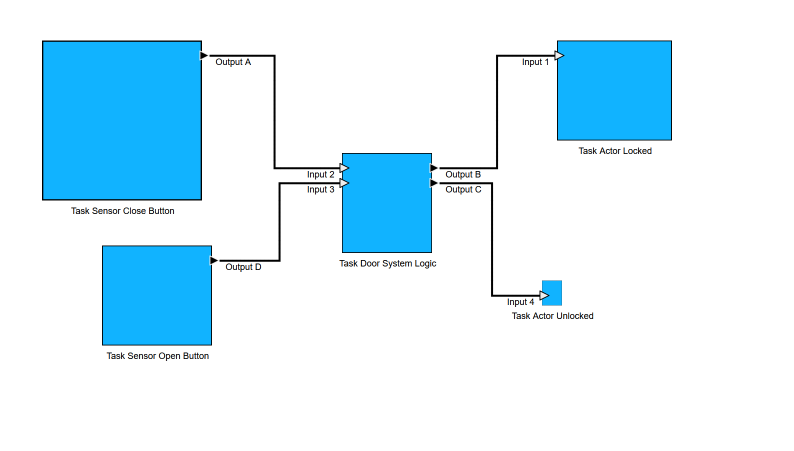
#> input picture door_system_after_preprocessing_big_padding.png, 1588 x 901 px (shown at 1/2 size)
$ jupyter execute edge_detection.ipynb   (older library calls are emulated)
#> lines starting #> are read from the running program, lines starting #| are printed output that depends on the picture; after the words box and inside, x2 and y2 are one past the last pixel; in counts of white or black regions, pixels touching at a corner belong together
# Edge Detection
Detect Signals in OAAM Functions Layer. Outputs polylines describing the connections.

Conceptionally similar to scalable vertex detection.

Tailored on the functions editor. Should be generalizable with medium effort. Expects vertical or horizontal line segments. Does not yet support crossings or other crossing solutions. Not tested for lines close to each other. Does not support diagonal lines, currently not a thing. Would be interesting with probabilistic Hough Trafo, but would probably need to subtract all other matches from the result.

Maybe switch to template matching (with kind of same kernel/template).

[cell 1]
import cv2
import numpy as np
from matplotlib import pyplot as plt
import plotly.graph_objects as go

## Input

[cell 2]
# Define the paths
# target_image_path = 'screenshot-3-tasks.PNG'
# target_image_path = 'door_system.png'
target_image_path = 'door_system_after_preprocessing_big_padding.png' # version 2 for paper with scaled vertex
# target_image_path = 'door_system_after_preprocessing_big.png' # for other images
# target_image_path = 'system.png'

target_img = cv2.imread(target_image_path)
#> target_img is the input picture: shape (901, 1588, 3); mean B, G, R 251.2, 239.4, 214.3

#### Visualization of Input

[cell 3]
# Draw target image
fig, ax = plt.subplots(1, 1, figsize=(5, 5))
ax.imshow(cv2.cvtColor(target_img, cv2.COLOR_BGR2RGB))
ax.set_title('Target Image')
plt.show()

## Grayscale
Grayscale is enough here. Kernel methods are not really for multi channel images.

[cell 4]
# Convert to grayscale
target_gray = cv2.cvtColor(target_img, cv2.COLOR_BGR2GRAY)
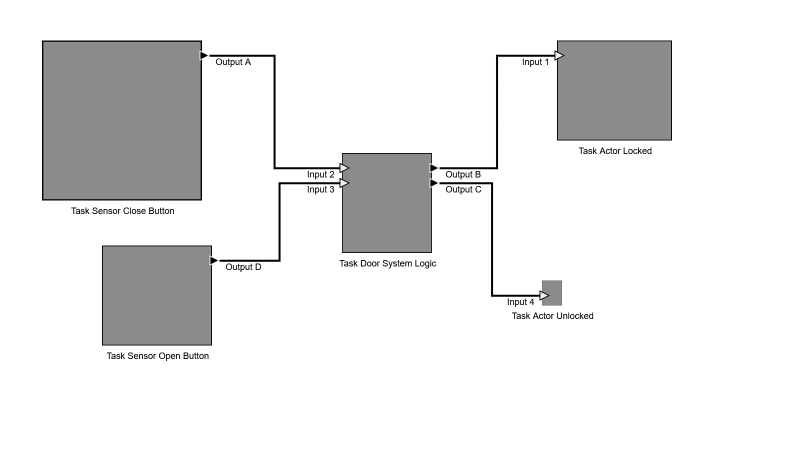
#> target_gray: shape (901, 1588) (shown at 1/2 size); min 0, max 255, mean 233.2

#### Visualize Grayscale

[cell 5]
# Draw it
fig, ax = plt.subplots(1, 1, figsize=(5, 5))
ax.imshow(target_gray, cmap='gray')
plt.show()

## Kernel / Custom Filter

#### Kernel Custom Line Detection Kernel
idea for later: search for many thicknesses of lines

[cell 6]
# Define custom kernels
kernel_vertical = np.tile(np.array([[1, 1, 0, -1, -1, -1, -1, 0, 1, 1]], dtype=np.float32), (5, 1))
kernel_horizontal = np.transpose(kernel_vertical)

[cell 7]
# Draw the kernel
plt.imshow(kernel_horizontal, cmap='gray')
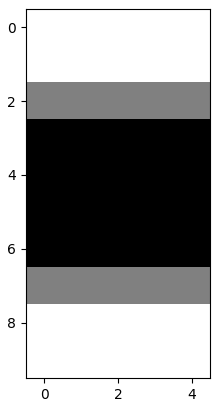
#> figure drawn by matplotlib, 1 panel

#### Kerneling

[cell 8]
# Apply custom filter
result_filter_ver = cv2.filter2D(target_gray, cv2.CV_32F, kernel_vertical)
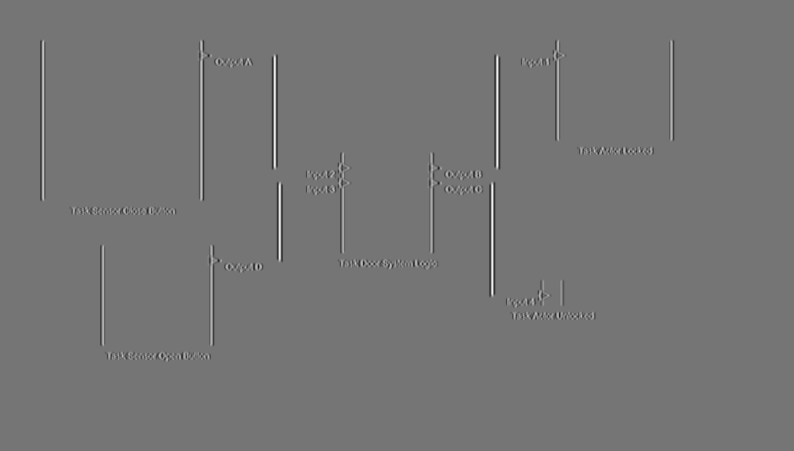
#> result_filter_ver: shape (901, 1588) float32 (shown at 1/2 size); min -4217, max 4944, mean 0; drawn with min black and max white
result_filter_hor = cv2.filter2D(target_gray, cv2.CV_32F, kernel_horizontal)
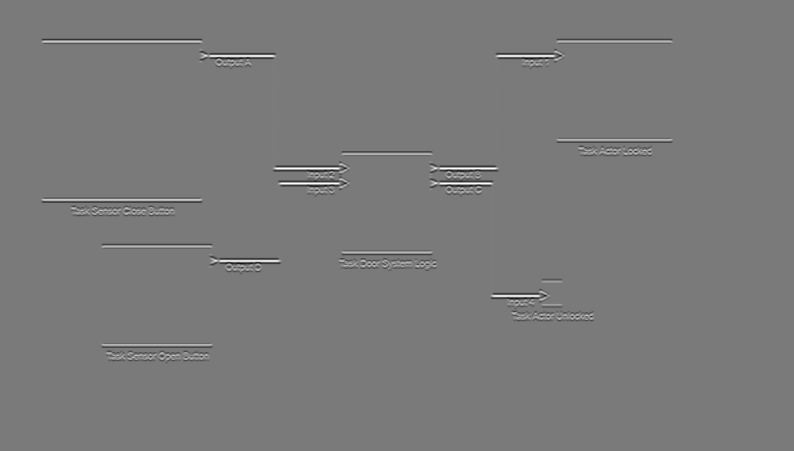
#> result_filter_hor: shape (901, 1588) float32 (shown at 1/2 size); min -4179, max 4498, mean 0; drawn with min black and max white

#### Visualize Kernel Results

[cell 9]
# Draw the horizontal and vertical edges
fig, ax = plt.subplots(1, 2, figsize=(20, 10))
ax[0].imshow(result_filter_hor, cmap='inferno')
ax[0].set_title('Horizontal Edges')
ax[1].imshow(result_filter_ver, cmap='inferno')
ax[1].set_title('Vertical Edges')
plt.show()

#### Visualization of Filter over Target Image

[cell 10]
# Overlay both heatmaps on the target image
fig, ax = plt.subplots(1, 2, figsize=(20, 10))
ax[0].imshow(cv2.cvtColor(target_img, cv2.COLOR_BGR2RGB))
ax[0].imshow(result_filter_hor, cmap='inferno', alpha=0.9)
ax[0].set_title('Horizontal Edges')
ax[1].imshow(cv2.cvtColor(target_img, cv2.COLOR_BGR2RGB))
ax[1].imshow(result_filter_ver, cmap='inferno', alpha=0.9)
ax[1].set_title('Vertical Edges')
plt.show()

#### Histogram

[cell 11]
# Draw a logarithmic histogram of vertical edges
plt.hist(result_filter_ver.ravel(), bins=256, log=True)
plt.title('Logarithmic Histogram of Vertical Line Segements Pixels')
plt.show()

#### Visualization of Custom Filter 3D with plotly

[cell 12]
activate_plotly = False
if activate_plotly:
    # Create a 3D surface plot of the vertical edges
    fig = go.Figure(data=[go.Surface(z=result_filter_ver)])
    # fig = go.Figure(data=[go.Surface(z=result_filter_hor)])  # Horizontal edges
    fig.update_layout(
        title='3D Surface Plot of Vertical Edges',
        height=1500,
        scene=dict(
            yaxis = dict(autorange='reversed'),
            )
        )
    fig.show()

#### Visualization of Custom Filter 3D with plotly with screenshot for paper

[cell 13]
template_matching_result = result_filter_hor.copy()

# target image
activate_plotly = False
if activate_plotly:
  fig = go.Figure()

  # Layer 1: 3D Plot of Heatmap
  fig.add_trace(go.Surface(
    z = template_matching_result,
    showscale = False
  ))

  # Layer 2: 2D Plot of Target Image at 1000
  z_image = np.ones_like(target_gray) * 1000
  fig.add_trace(go.Surface(
    z = z_image,
    showscale = False,
    # opacity = 0.5,
    surfacecolor = target_gray,
    colorscale = 'gray',
  ))

  fig.update_layout(title='Heatmap Custom Filter Vertical Edges',
                    scene=dict(
                    yaxis=dict(autorange='reversed')
                    ),
                    height=1500,
                    scene_aspectratio=dict(x=2, y=1, z=0.2),
                    )

  fig.show()

#### Normalizing to 8 Bit

[cell 14]
# Normalize to 0-255 and convert to uint8
result_filter_ver_norm = cv2.normalize(result_filter_ver, None, 0, 255, cv2.NORM_MINMAX, cv2.CV_8U)
result_filter_hor_norm = cv2.normalize(result_filter_hor, None, 0, 255, cv2.NORM_MINMAX, cv2.CV_8U)

#### Check Histogram

[cell 15]
# plot the histogram of the normalized vertical edges, log scale
plt.hist(result_filter_ver_norm.ravel(), 256, log=True)
plt.show()
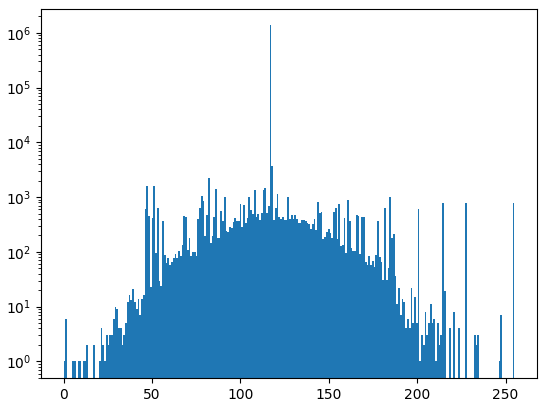
#> figure drawn by matplotlib, 1 panel; tallest bar 1367045 high, from x = 116.5 to 117.5
# histogram looks like above, but with other scale -> what we want

#### 8Bit 3D Plot Plotly

[cell 16]
activate_plotly = False
if activate_plotly:
    # Create a 3D surface plot of the vertical edges
    fig = go.Figure(data=[go.Surface(z=result_filter_ver_norm)])
    # fig = go.Figure(data=[go.Surface(z=result_filter_hor_norm)])  # Horizontal edges
    fig.update_layout(
        title='3D Surface Plot of Vertical Edges, Normalized 8Bit',
        height=1500,
        scene=dict(
            yaxis = dict(autorange='reversed'),
            )
        )
    fig.show()

#### Thresholding

[cell 17]
threshold = 230
_, result_filter_ver_thresh = cv2.threshold(result_filter_ver_norm, threshold, 255, cv2.THRESH_BINARY)
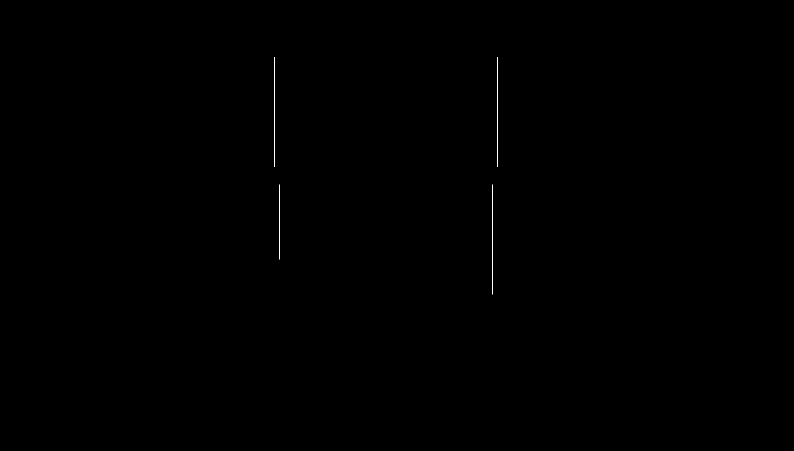
#> result_filter_ver_thresh: shape (901, 1588) (shown at 1/2 size); 0.06% white in thin lines or dots, all inside (x1, y1, x2, y2) = (549, 114, 995, 589)
_, result_filter_hor_thresh = cv2.threshold(result_filter_hor_norm, threshold, 255, cv2.THRESH_BINARY)
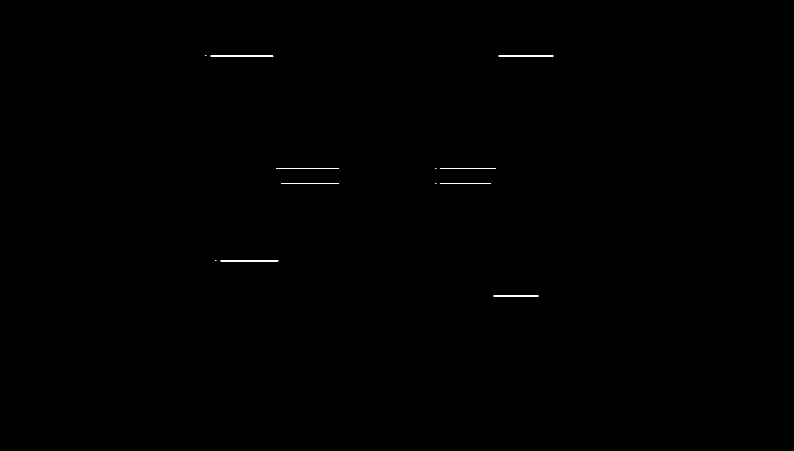
#> result_filter_hor_thresh: shape (901, 1588) (shown at 1/2 size); 0.13% white in thin lines or dots, all inside (x1, y1, x2, y2) = (410, 111, 1107, 593)

#### Visualize Thresholding

[cell 18]
# Draw the thresholded images next to each other
fig, ax = plt.subplots(1, 2, figsize=(20, 10))
ax[0].imshow(result_filter_ver_thresh, cmap='inferno')
ax[0].set_title('Thresholded Vertical Edges')
ax[1].imshow(result_filter_hor_thresh, cmap='inferno')
ax[1].set_title('Thresholded Horizontal Edges')
plt.show()

# it is a binary image, even if it does not look like this!!!

# Draw a logarithmic histogram of thresholded vertical edges
plt.hist(result_filter_ver_thresh.ravel(), bins=256, log=True)
plt.title('Logarithmic Histogram of Thresholded Vertical Edges')
plt.show()
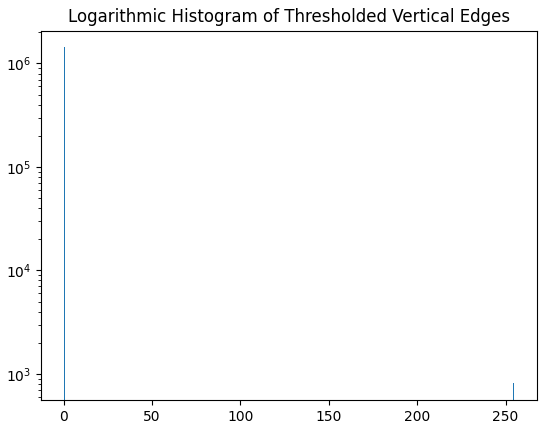
#> figure drawn by matplotlib, 1 panel; tallest bar 1429978 high, from x = 0 to 0.996

### 2D with Plotly

[cell 19]
# plot vertical thresholded 8Bit edges 2D plotly
activate_plotly = False
if activate_plotly:
    fig = go.Figure()

    # Only Layer: Heatmap
    fig.add_trace(go.Heatmap(
        z = result_filter_hor_thresh,
        colorscale = 'inferno',
        showscale = False
    ))

    fig.update_layout(title='Thresholded Vertical Edges 8Bit',
                        height=1200,
                        yaxis=dict(autorange='reversed'),
                        )
    fig.show()

## Combine Horizontal + Vertical

[cell 20]
# Superposition thresholded vertical edges and horizontal edges
hv_edges_thresh = result_filter_ver_thresh + result_filter_hor_thresh
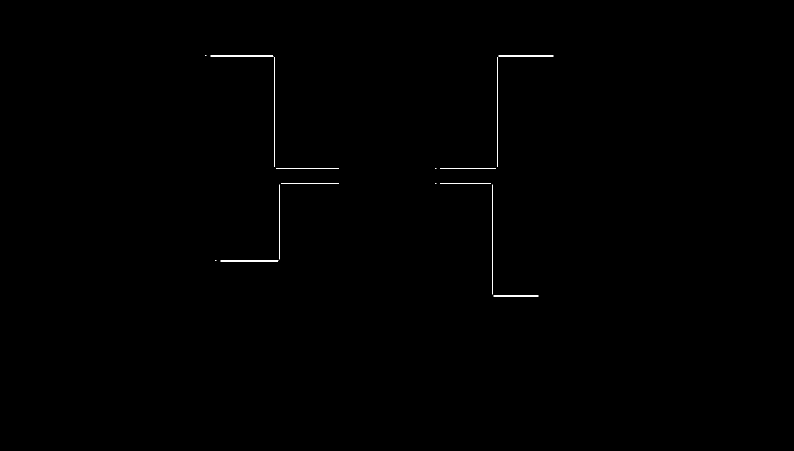
#> hv_edges_thresh: shape (901, 1588) (shown at 1/2 size); 0.18% white in thin lines or dots, all inside (x1, y1, x2, y2) = (410, 111, 1107, 593)

#### Draw Horizontal and Vertical Edges Together

[cell 21]
# Draw the sum
fig, ax = plt.subplots(1, 1, figsize=(10, 10))
ax.imshow(hv_edges_thresh, cmap='inferno')
# again, it is a binary image, even if it does not look like this!!!
ax.set_title('Thresholded Horizontal and Vertical Edges')
plt.show()

#### Overlay on Target Image

[cell 22]
# Overlay the heatmap on the original image
fig, ax = plt.subplots(1, 1, figsize=(15, 15))
ax.imshow(cv2.cvtColor(target_img, cv2.COLOR_BGR2RGB))
ax.imshow(hv_edges_thresh, cmap='inferno', alpha=0.8, interpolation='nearest')  # `alpha` controls the transparency.
plt.title('Thresholded Horizontal and Vertical Edges, Overlayed on Target Image')
plt.show()

#### 2D big Xes on Target Image

[cell 23]
# plot over the target image the hv_edges_thresh. For every that is not 0, plot a big red X

# Draw the target image as a background
fig, ax = plt.subplots(1, 1, figsize=(15, 15))
ax.imshow(cv2.cvtColor(target_img, cv2.COLOR_BGR2RGB))

# Get the coordinates of the non-zero pixels
nonzero_coords = np.argwhere(hv_edges_thresh) # argwhere searches for non-zero elements
#> nonzero_coords = 2606 pairs, first value 111 to 592, second value 410 to 1106

# Plot a big red X for each non-zero pixel
for y, x in nonzero_coords:
    ax.plot(x, y, 'rx', markersize=10)
#> this loop made 2606 passes
#> x on passes 1 to 3: 410, 411, 412

plt.title('Target Image with Detected Edges')
plt.show()
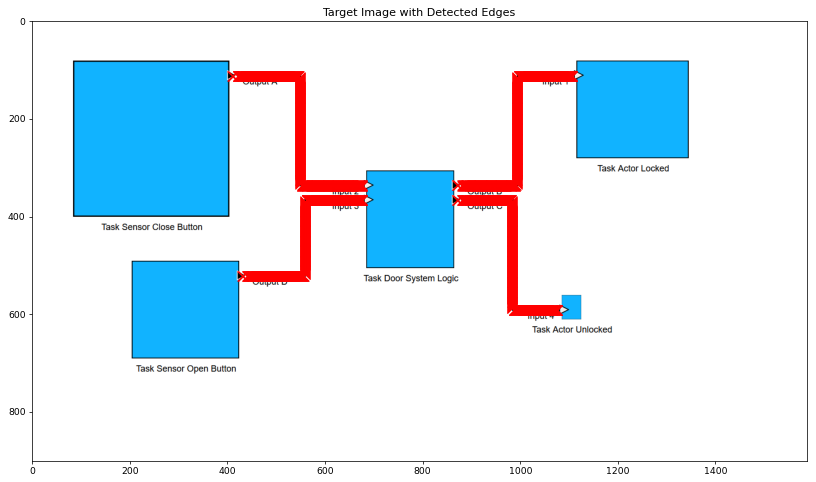
#> figure drawn by matplotlib, 1 panel

# print number of non-zero pixels
print(f'Number of detected edge pixels: {len(nonzero_coords)}')
#| Number of detected edge pixels: 2606
#> (the rest of the program and of its run is left out)
